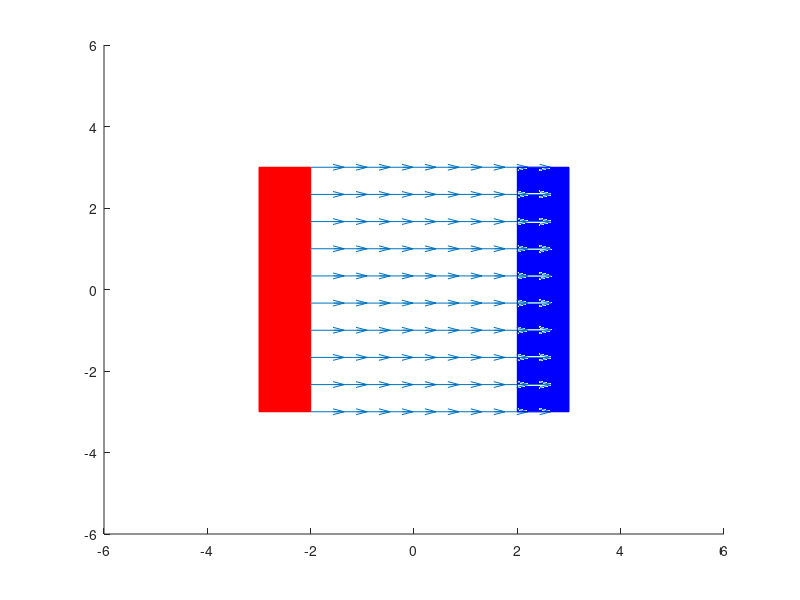

The MATLAB source for this figure:
% Ejercicio Flujo Electrico en 2D

% Propiedades de la lamina (+)
PxLP = -3; % posicion en x
PyLP = -3; % posicion en y
ALp = 1; % ancho en centimetros
lLP = 6; % largo en centimetros

% Propiedades de la lamina (-)
PxLN = 2; % posicion en x
PyLN = -3; % posicion en y 
ALn = 1;% mismo ancho
lLN = 6; % largo 

xl = linspace(-2,2,10);  % Valores de x que vamos a evaluar
yl = linspace(-3,3,10);  % Valores de y que vamos a evaluar
[x, y] = meshgrid(xl, yl);   % Retícula de puntos

% Propiedades campo electrico
q = 20e-6; % Carga positiva 
eps0 = 8.854e-12; % Constante dielectrica
A = ALp * lLP; % Area de la lamina positiva
E = q / (eps0 * A);

% Propiedades para los vectores
Px = x;
Py = y;

Ex = q .* Px ./ (eps0 * A);
Ey = q .* Py ./ (eps0 * A);

% Componentes de los vectores
i = (Ex ./ E) * 0 + 1;
i = i * E;
j = Ey ./ E;


figure();
hold on 

% Grafica función vectorial
h = quiver(x, y, i, j);

LP = rectangle('Position',[PxLP,PyLP,ALp,lLP],'FaceColor','r','EdgeColor','r'); 
LN = rectangle('Position',[PxLN,PyLN,ALn,lLN],'FaceColor','b','EdgeColor','b'); 

     %  x    y
axis([-6 6 -6 6]); %ampliar la vista

hold off 
